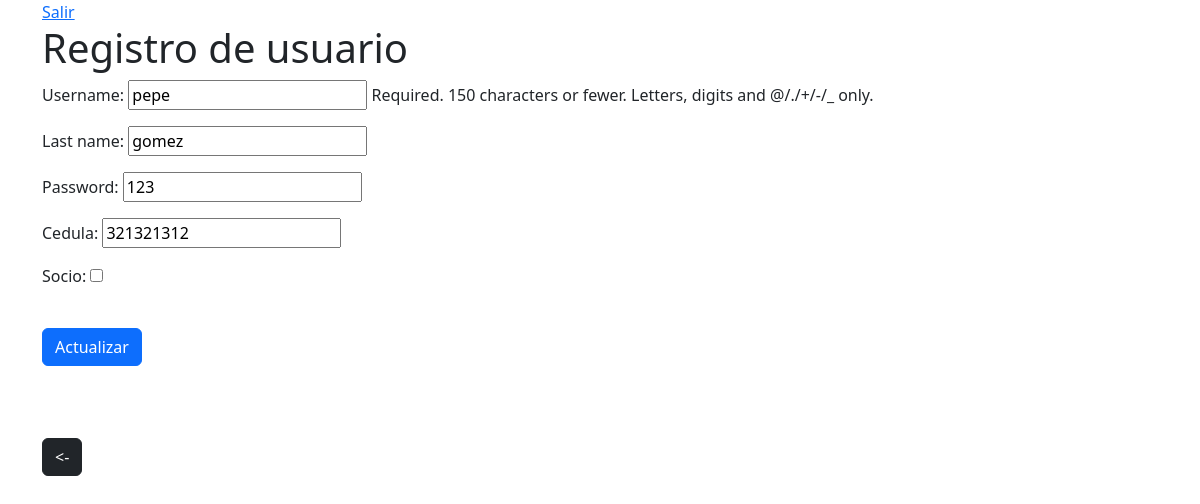
Screenshot of /actualizar/5 with the database file from the repository.
### bancoapp/models.py (models this page shows)
class Usuarios(AbstractUser):
    cedula = models.IntegerField(null=True)
    socio = models.BooleanField(default=False)

### bancoapp/views.py (the view, shortened to what this page needs)
# urls.py: path("actualizar/<pk>", actualizar.as_view(), name="actualizar-usuario"),
class actualizar(UpdateView):
    model = Usuarios
    fields = ["username","last_name","password","cedula","socio"]
    template_name = 'registroUsuario.html'
    def get_context_data(self, **kwargs):
        context = super().get_context_data(**kwargs)
        context['btn'] = 'Actualizar'
        context['redireccion'] = 'index'
        return context

### templates/registroUsuario.html (shortened to what this page needs)
{% extends "base.html" %}
{% block contenido %}
    <h1>Registro de usuario</h1>
    <form method="POST">
        {{form.as_p}}
        <input class="btn btn-primary my-4" type="submit" value="{{btn}}"></input>
    </form>
    <br>
    <br>
    {% if redireccion == "login" %}
        <a href="{% url 'login' %}"><button type="button" class="btn btn-dark"><-</button></a>
    {% else %}
        <a href="{% url 'index' %}"><button type="button" class="btn btn-dark"><-</button></a>
    {% endif %}
{% endblock %}

### rows the page displays
Usuarios: username "pepe", last_name "gomez", password "123", cedula "321321312"
